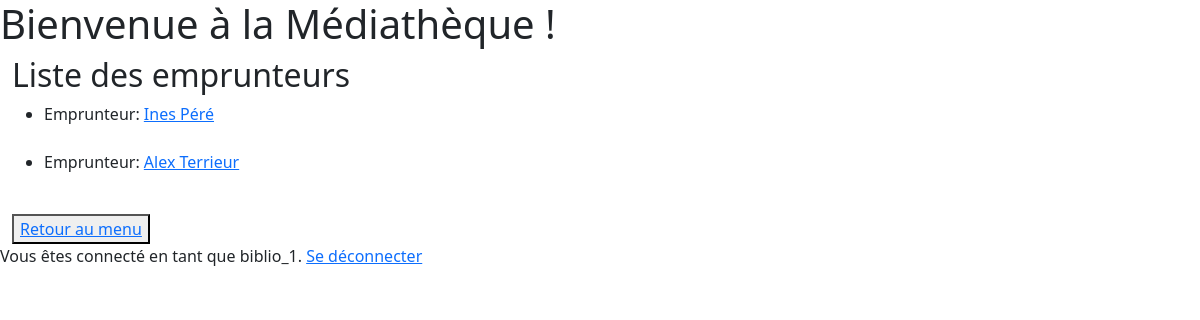
The page /borrower/borrowers_list (signed in) on the database as committed earlier.
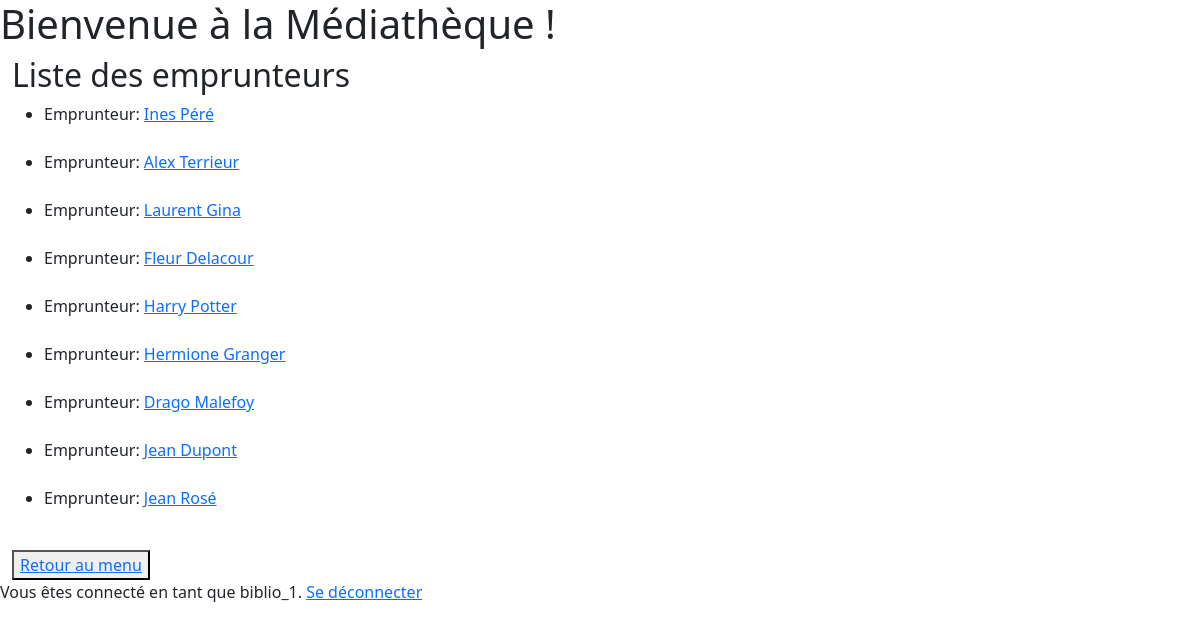
The same page on the database as committed later.
### borrower/models.py (models this page shows, shortened)
class Borrower(models.Model):
    name = models.CharField(max_length=50, null=True, blank=True, verbose_name="Emprunteur")

### borrower/views.py (the view)
# urls.py: path('borrowers_list', views.borrowers_list, name='borrowers_list'),
@login_required
def borrowers_list(request):
    borrowers = Borrower.objects.all()
    return render(request,
                  'borrower/borrowers_list.html',
                  {'borrowers': borrowers})

### templates/borrower/borrowers_list.html
{% extends 'base.html' %}
{% block content %}
<h2>Liste des emprunteurs</h2>
<ul>
    {% for borrower in borrowers %}
    <li>Emprunteur: <a href="{% url 'detail_borrower' borrower.id %}">{{ borrower.name }}</a> </li>
    <br>
    {% endfor %}
</ul>
<button><a href="/librarian/">Retour au menu</a></button>
{% endblock content %}

Rows that differ between the two databases and show on the page:
added Borrower: name "Laurent Gina"
added Borrower: name "Fleur Delacour"
added Borrower: name "Harry Potter"
added Borrower: name "Hermione Granger"
added Borrower: name "Drago Malefoy"
added Borrower: name "Jean Dupont"
added Borrower: name "Jean Rosé"
